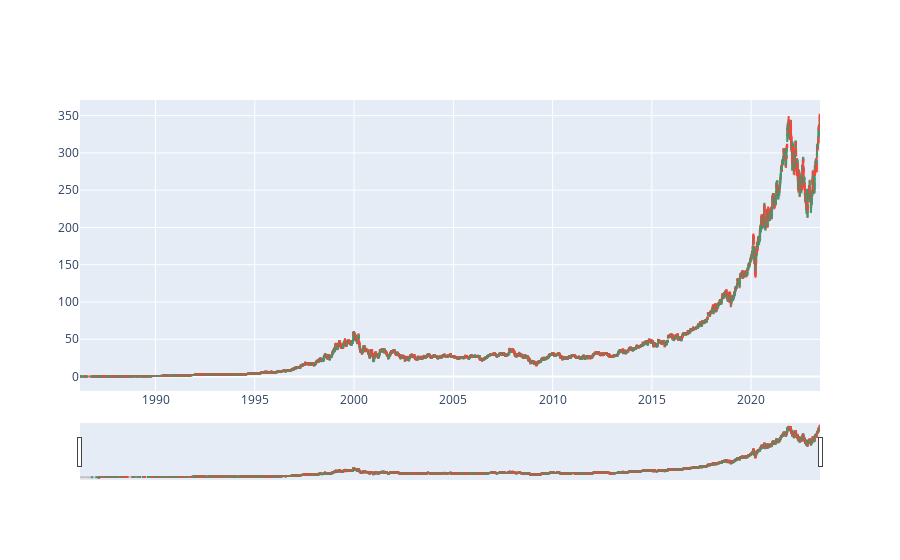

This figure's notebook cell:
### Code cell
fig = go.Figure(data=[go.Candlestick(x=data.index,
                open=data['Open'],
                high=data['High'],
                low=data['Low'],
                close=data['Close'])])

fig.show()

### Figure 1 — Plotly figure (JSON) as saved in the notebook; plotly's stock layout.template omitted (floating-point values rounded to 4 significant figures; data arrays with more than 128 entries replaced by an {"elided": "..."} marker saying what was removed)
{"data": [{"close": {"elided": "9394 float values"}, "high": {"elided": "9394 float values"}, "low": {"elided": "9394 float values"}, "open": {"elided": "9394 float values"}, "type": "candlestick", "x": {"elided": "9394 str values"}}], "layout": {}}
